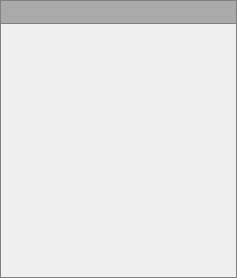
<?xml version="1.0" encoding="UTF-8"?>
<ui version="4.0">
 <class>ToolPage</class>
 <widget class="QWidget" name="ToolPage">
  <property name="geometry">
   <rect>
    <x>0</x>
    <y>0</y>
    <width>237</width>
    <height>278</height>
   </rect>
  </property>
  <property name="windowTitle">
   <string>Form</string>
  </property>
  <property name="styleSheet">
   <string notr="true">#pushButtonFold {
    text-align:left;
    background-color:rgb(170, 170, 170);
    border: 1px solid gray;
    border-radius: 0px;
    padding-left:5px
}

#pushButtonFold:hover {
    background-color:rgb(150, 150, 150);
}

#widgetContent {
    border: 1px solid gray;
    border-top: 0px;
}
</string>
  </property>
  <layout class="QVBoxLayout" name="verticalLayout">
   <property name="spacing">
    <number>0</number>
   </property>
   <property name="leftMargin">
    <number>0</number>
   </property>
   <property name="topMargin">
    <number>0</number>
   </property>
   <property name="rightMargin">
    <number>0</number>
   </property>
   <property name="bottomMargin">
    <number>0</number>
   </property>
   <item>
    <widget class="QPushButton" name="pushButtonFold">
     <property name="minimumSize">
      <size>
       <width>0</width>
       <height>24</height>
      </size>
     </property>
     <property name="text">
      <string/>
     </property>
     <property name="checkable">
      <bool>false</bool>
     </property>
     <property name="flat">
      <bool>true</bool>
     </property>
    </widget>
   </item>
   <item>
    <widget class="QWidget" name="widgetContent" native="true">
     <layout class="QVBoxLayout" name="verticalLayout_3">
      <property name="spacing">
       <number>0</number>
      </property>
      <property name="leftMargin">
       <number>0</number>
      </property>
      <property name="topMargin">
       <number>0</number>
      </property>
      <property name="rightMargin">
       <number>0</number>
      </property>
      <property name="bottomMargin">
       <number>0</number>
      </property>
      <item>
       <layout class="QVBoxLayout" name="verticalLayoutContent"/>
      </item>
     </layout>
    </widget>
   </item>
  </layout>
 </widget>
 <resources/>
 <connections/>
</ui>
